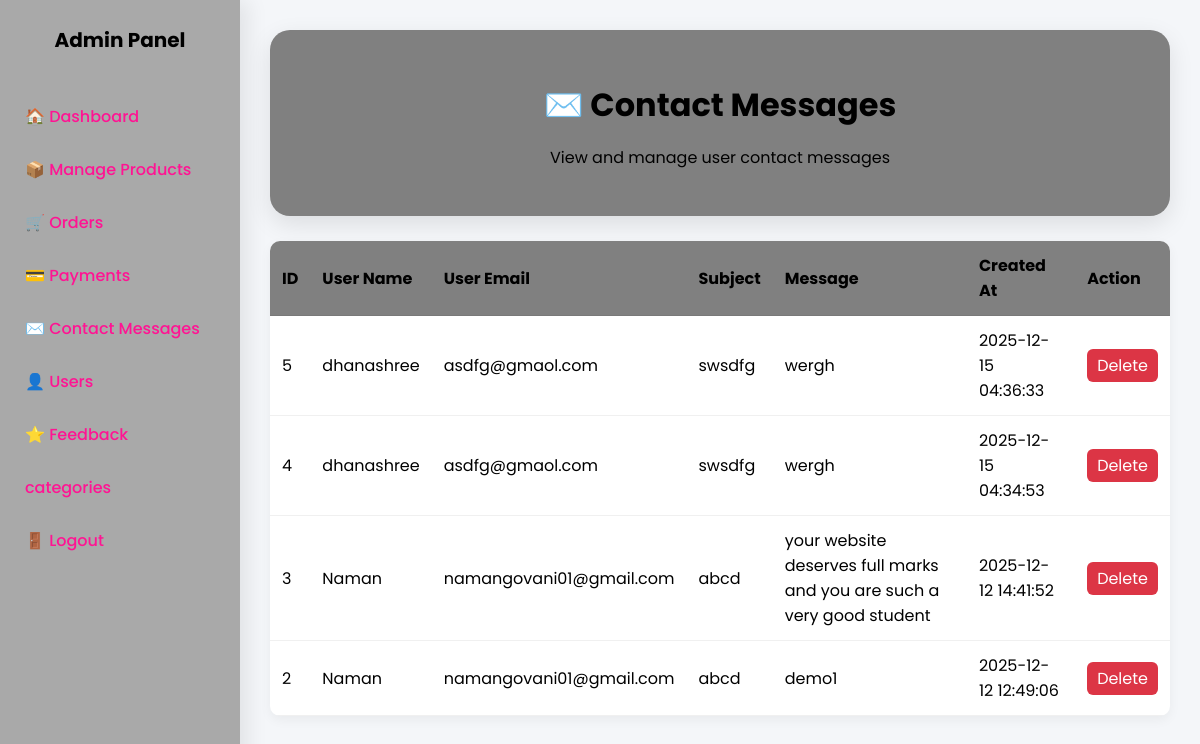
The app's page /admin/admin-contact-messages.php (signed in) with its own data.
### tables this page shows
CREATE TABLE `contact_messages` (
  `id` int(11) NOT NULL,
  `user_name` varchar(255) NOT NULL,
  `user_email` varchar(255) NOT NULL,
  `subject` varchar(255) NOT NULL,
  `message` text NOT NULL,
  `created_at` timestamp NOT NULL DEFAULT current_timestamp()
);

### admin/admin-contact-messages.php (the view, shortened to what this page needs)
<?php
require_once __DIR__ . '/../db_connect.php';
$messages = $mysqli->query("SELECT * FROM contact_messages ORDER BY created_at DESC")->fetch_all(MYSQLI_ASSOC);
?>
<!DOCTYPE html>
<html lang="en">
<head>
</head>
<body>
<div class="sidebar">
    <div class="sidebar-title">Admin Panel</div>
    <a href="admin-dashboard.php">🏠 Dashboard</a>
    <a href="manage-product.php">📦 Manage Products</a>
    <a href="manage-orders.php">🛒 Orders</a>
    <a href="admin-payments.php">💳 Payments</a>
    <a href="admin-contact-messages.php">✉️ Contact Messages</a>
    <a href="admin-users.php">👤 Users</a>
    <a href="admin-feedback.php">⭐ Feedback</a>
    <a href="manage-categories.php">categories</a>
    <a href="logout.php">🚪 Logout</a>
</div>
<div class="main-content">
    <div class="admin-header">
        <h1>✉️ Contact Messages</h1>
        <p>View and manage user contact messages</p>
    </div>
    <table>
        <thead>
            <tr>
                <th>ID</th>
                <th>User Name</th>
                <th>User Email</th>
                <th>Subject</th>
                <th>Message</th>
                <th>Created At</th>
                <th>Action</th>
            </tr>
        </thead>
        <tbody>
        <?php if($messages): ?>
            <?php foreach($messages as $m): ?>
                <tr>
                    <td><?= $m['id'] ?></td>
                    <td><?= htmlspecialchars($m['user_name']) ?></td>
                    <td><?= htmlspecialchars($m['user_email']) ?></td>
                    <td><?= htmlspecialchars($m['subject']) ?></td>
                    <td><?= nl2br(htmlspecialchars($m['message'])) ?></td>
                    <td><?= $m['created_at'] ?></td>
                    <td>
                        <a class="delete" href="admin-contact-messages.php?delete=<?= $m['id'] ?>" onclick="return confirm('Delete this message?')">Delete</a>
                    </td>
                </tr>
            <?php endforeach; ?>
        <?php else: ?>
            <tr><td colspan="7" style="text-align:center;">No messages found.</td></tr>
        <?php endif; ?>
        </tbody>
    </table>
</div>
</body>
</html>

### admin/admin-contact-messages.php (style rules this page uses)
:root { --primary: #046307; --secondary: #D4AF37; --muted: #f4f6f9; --text-dark: #333; --text-light: #fff; }
body { font-family: 'Poppins', sans-serif; display: flex; min-height: 100vh; margin: 0; background: var(--muted); }
.sidebar { width: 240px; background: darkgray; color: black; display: flex; flex-direction: column; padding-top: 25px; position: fixed; height: 100vh; box-shadow: 8px 0 20px rgba(0,0,0,0.08); }
.sidebar-title { font-size: 20px; font-weight: 700; text-align: center; margin-bottom: 35px; }
.sidebar a { display: flex; align-items: center; padding: 14px 25px; color: deeppink; text-decoration: none; font-weight: 500; transition: all 0.3s ease; }
.main-content { margin-left: 240px; padding: 30px; width: 100%; }
.admin-header { background: gray; padding: 30px; color: black; border-radius: 20px; margin-bottom: 25px; text-align: center; box-shadow: 0 8px 24px rgba(0,0,0,0.1); }
.admin-header h1 { font-size: 2rem; font-weight: 700; margin-bottom: 5px; }
table { width: 100%; border-collapse: collapse; background: #fff; border-radius: 10px; overflow: hidden; box-shadow: 0 4px 12px rgba(0,0,0,0.05); }
table th, table td { padding: 12px; border-bottom: 1px solid rgba(0,0,0,0.06); text-align: left; }
table th { background: gray; color: #black; }
a.delete { background: #dc3545; color: #fff; padding: 5px 10px; border-radius: 6px; text-decoration: none; }

### records on screen
contact_messages: id "5", user_name "dhanashree", user_email "asdfg@gmaol.com", subject "swsdfg", message "wergh", created_at "2025-12-15 04:36:33"
contact_messages: id "4", user_name "dhanashree", user_email "asdfg@gmaol.com", subject "swsdfg", message "wergh", created_at "2025-12-15 04:34:53"
contact_messages: id "3", user_name "Naman", user_email "namangovani01@gmail.com", subject "abcd", message "your website deserves full marks and you are such a very good student", created_at "2025-12-12 14:41:52"
contact_messages: id "2", user_name "Naman", user_email "namangovani01@gmail.com", subject "abcd", message "demo1", created_at "2025-12-12 12:49:06"
